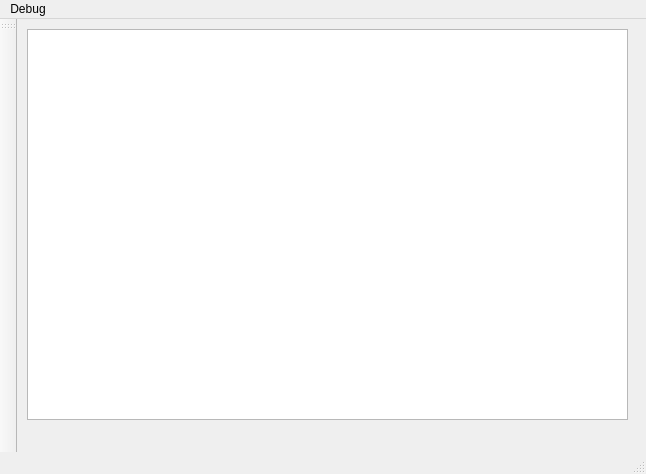
<?xml version="1.0" encoding="UTF-8"?>
<ui version="4.0">
 <class>MainWindow</class>
 <widget class="QMainWindow" name="MainWindow">
  <property name="geometry">
   <rect>
    <x>0</x>
    <y>0</y>
    <width>646</width>
    <height>474</height>
   </rect>
  </property>
  <property name="windowTitle">
   <string>MainWindow</string>
  </property>
  <widget class="QWidget" name="centralwidget">
   <widget class="QWidget" name="gridLayoutWidget">
    <property name="geometry">
     <rect>
      <x>10</x>
      <y>10</y>
      <width>601</width>
      <height>391</height>
     </rect>
    </property>
    <layout class="QGridLayout" name="gridLayout">
     <item row="0" column="1" rowspan="2">
      <widget class="QGraphicsView" name="graphicsView"/>
     </item>
    </layout>
   </widget>
  </widget>
  <widget class="QMenuBar" name="menubar">
   <property name="geometry">
    <rect>
     <x>0</x>
     <y>0</y>
     <width>646</width>
     <height>22</height>
    </rect>
   </property>
   <widget class="QMenu" name="menuDebug">
    <property name="title">
     <string>Debug</string>
    </property>
    <addaction name="actionDebug_signal"/>
   </widget>
   <addaction name="menuDebug"/>
  </widget>
  <widget class="QStatusBar" name="statusbar"/>
  <widget class="QToolBar" name="toolBar">
   <property name="windowTitle">
    <string>toolBar</string>
   </property>
   <attribute name="toolBarArea">
    <enum>LeftToolBarArea</enum>
   </attribute>
   <attribute name="toolBarBreak">
    <bool>false</bool>
   </attribute>
  </widget>
  <action name="actionDebug_signal">
   <property name="text">
    <string>Debug signal</string>
   </property>
  </action>
 </widget>
 <resources/>
 <connections/>
</ui>
